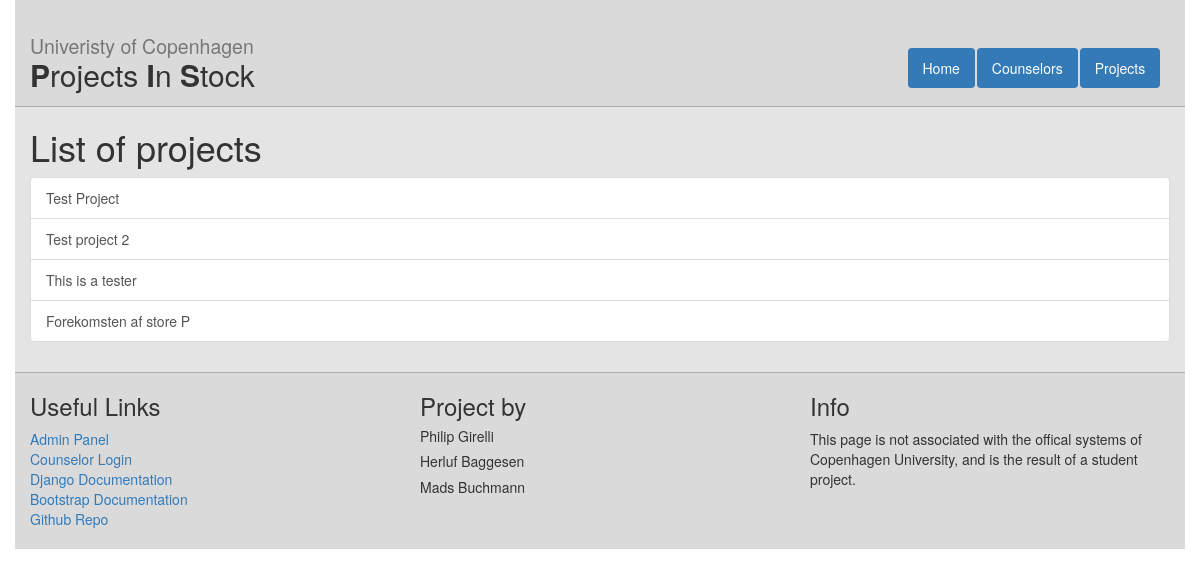
/projects, run on an earlier commit of the app's database.
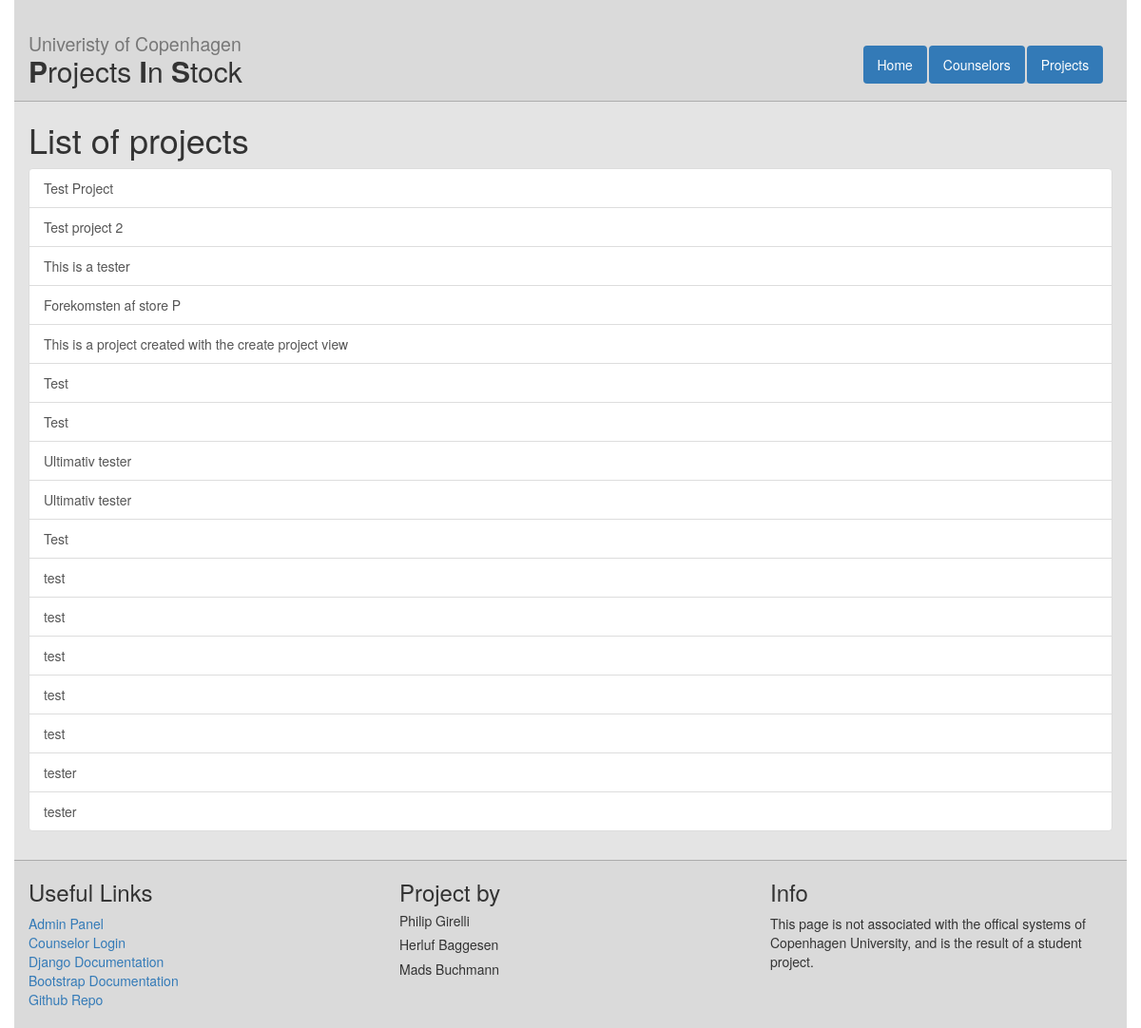
And on a later commit of the database.
### web/models.py (models this page shows, shortened)
class Project(models.Model):
    title = models.CharField(max_length = 120) #120 is up for discussion
    description = models.TextField()
    timestamp = models.DateTimeField(auto_now = False, auto_now_add = True)
    degree_choices = (('BSc','Bachelor'),('MS','Masters'))
    degree = models.CharField(max_length = 5, choices = degree_choices, default='BSc')
    topic = models.CharField(max_length = 120) #120 is up for discussion

### web/views.py (the view)
# urls.py: url(r'^projects$', views.project_list, name="project_list"),
def project_list(request):
    projects = Project.objects.all()
    context = {
        "project_list":projects,
        }
    return render(request,"web/project_list.html", context)

### web/templates/web/project_list.html
{%extends "web/master.html" %}
{% block content%}
  <h1>List of projects</h1>
  <div class="list-group">
    {% for prj in project_list %}
    <a class="list-group-item" href="{% url 'project_detail' prj.id %}">{{prj.title}}</a>
    {% endfor %}
  </div>
{%endblock%}

What changed in the data, as far as the page shows it:
added Project: title "This is a project created with the create project view"
added Project: title "Test"
added Project: title "Test"
added Project: title "Ultimativ tester"
added Project: title "Ultimativ tester"
added Project: title "Test"
added Project: title "test"
added Project: title "test"
added Project: title "test"
added Project: title "test"
added Project: title "test"
added Project: title "tester"
added Project: title "tester"
